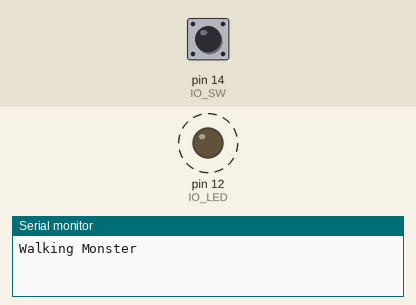
A sketch run on a simulated Arduino Uno, built with avr-gcc and run on an emulated ATmega328P. Parts: output pins drawn as LEDs (lit = HIGH), the last lines printed to the serial monitor. Dashed ring = blinking. The test bench sets the inputs (shaded band); at power-on: pin 14 (IO_SW) LOW.

Above: at 1.24 s.
1.3 s: pin 14 (IO_SW) pulled HIGH for 0.15 s
At 2.3 s:
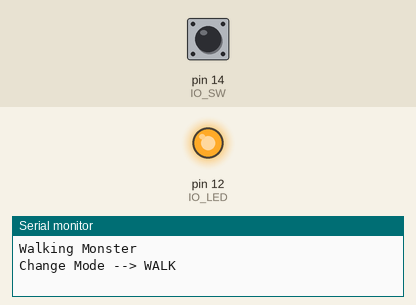
2.9 s: pin 14 (IO_SW) pulled HIGH for 0.15 s
At 3.61 s:
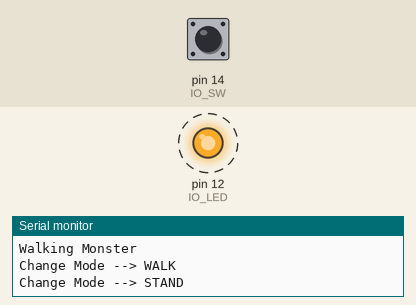
5.9 s: pin 14 (IO_SW) pulled HIGH for 3.2 s
Timing chart, 0 to 8.9 s (numbered marks = the images above; inputs shaded):
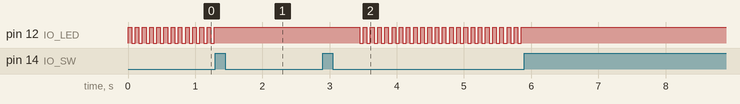

The sketch:

Servo_Walker.ino
```cpp
//ref: https://www.esp8266learning.com/pca9685-led-controller-and-esp8266-example.php
#include <Wire.h>
#include "Adafruit_PWMServoDriver.h"

#define PWM_LEG_FRONT_LEFT  0
#define PWM_LEG_FRONT_RIGHT 3
#define PWM_LEG_REAR_LEFT   4
#define PWM_LEG_REAR_RIGHT  7

#define IO_LED 12
#define IO_SW  14

#define PWM_VALUE_MIN  800
#define PWM_VALUE_MAX 4000

// called this way, it uses the default address 0x40
Adafruit_PWMServoDriver pwm = Adafruit_PWMServoDriver();

int _mode = 0;
int led_counter=0;
bool led_state = false;
float _angle=0;
float _speed = 3;

void setup() {
  Serial.begin(9600);
  pinMode(IO_SW, INPUT);
  pinMode(IO_LED, OUTPUT);
  Serial.println("Walking Monster");
  pwm.begin();
  pwm.setPWMFreq(400);  // This is the maximum PWM frequency

  // save I2C bitrate
  //uint8_t twbrbackup = TWBR;
  // must be changed after calling Wire.begin() (inside pwm.begin())
  //TWBR = 12; // upgrade to 400KHz!
}
void wave()
{
    // Drive each PWM in a 'wave'
  for (uint16_t i=0; i<4096; i += 8)
  {
    for (uint8_t pwmnum=0; pwmnum < 16; pwmnum++)
    {
      pwm.setPWM(pwmnum, 0, (i + (4096/16)*pwmnum) % 4096 );
    }
  }
}

void set_leg_angle(uint8_t pin_num,float angle, bool inverted)
{
  if (inverted)
  {
    angle = -1.0*angle;
  }
  uint16_t pwm_val= (uint16_t)(((int)(angle+90) * (PWM_VALUE_MAX-PWM_VALUE_MIN) / 180) +  PWM_VALUE_MIN);
  pwm.setPWM(pin_num, 0, pwm_val );
}

void stand()
{
  int angle = 0;
  set_leg_angle(PWM_LEG_FRONT_LEFT ,angle,true);
  set_leg_angle(PWM_LEG_REAR_LEFT  ,angle,true);
  set_leg_angle(PWM_LEG_FRONT_RIGHT,angle,false);
  set_leg_angle(PWM_LEG_REAR_RIGHT ,angle,false);
}

void walk()
{
  for (float angle=-30.0; angle<=30.0; angle += 30.0)
  {
    set_leg_angle(PWM_LEG_FRONT_LEFT ,angle,false);
    set_leg_angle(PWM_LEG_FRONT_RIGHT,angle,true);
    set_leg_angle(PWM_LEG_REAR_LEFT  ,angle,false);
    set_leg_angle(PWM_LEG_REAR_RIGHT ,angle,true);
    Serial.print("angle: ");
    Serial.println(angle);
    delay(300);
  }
}

void set_leg_angle2(uint8_t pin_num,float angle, bool inverted,int offset)
{
  if (angle>360)
  {
    angle-= round(angle/360.0)*360;
  }
  if (inverted)
  {
    angle = -1.0*angle;
  }
  int servo_ag = (int)(sin(angle*PI/180.0) * 30.0) +90+offset;
  //Serial.print("angle: ");
  //Serial.println(servo_ag);
  uint16_t pwm_val= (uint16_t)(( servo_ag * (PWM_VALUE_MAX-PWM_VALUE_MIN) / 180) +  PWM_VALUE_MIN);
  pwm.setPWM(pin_num, 0, pwm_val );
}
void walk2()
{
  _angle = _angle + _speed*1.0;
  if (_angle>360)
  {
    _angle-= round(_angle/360.0)*360;
  }
  set_leg_angle2(PWM_LEG_FRONT_LEFT ,_angle+00.0,false,20);
  set_leg_angle2(PWM_LEG_FRONT_RIGHT,_angle+090.0,true,-20);
  set_leg_angle2(PWM_LEG_REAR_LEFT  ,_angle+180.0,false,-20);
  set_leg_angle2(PWM_LEG_REAR_RIGHT ,_angle+270.0,true,20);
//  Serial.print("angle: ");
//  Serial.println(_angle);
  delay(10);
}

void led_blink()
{
  if (led_counter % 300 == 0)
  {
    led_state = ! led_state;
    led_counter = 0;
  }
  digitalWrite(IO_LED,led_state);
  led_counter++;
}


void loop() {
  //wave();
  if (digitalRead(IO_SW))
  {
    _mode = (_mode+1)%2;
    delay(500);
    led_blink();
    switch(_mode)
    {
      case 0: // stand
        Serial.println("Change Mode --> STAND");
        break;
      case 1: // walk
        Serial.println("Change Mode --> WALK");
        digitalWrite(IO_LED,true);
        break;
      default:
        break;
      }
  }
  switch(_mode)
  {
    case 0: // stand
      led_blink();
      stand();
      break;
    case 1: // walk
      //walk();
      walk2();
      break;
    default:
      break;
  }


}
```

Measured:
- after the input at 1.3 s, pin 12 (IO_LED): stops changing and stays HIGH
- after the input at 2.9 s, pin 12 (IO_LED): alternates HIGH for 0.05 s and LOW for 0.05 s, starting after 0.55 s
- after the input at 5.9 s, pin 12 (IO_LED): stops changing and stays HIGH
- by itself, pin 12 (IO_LED): alternates HIGH for 0.05 s and LOW for 0.05 s
